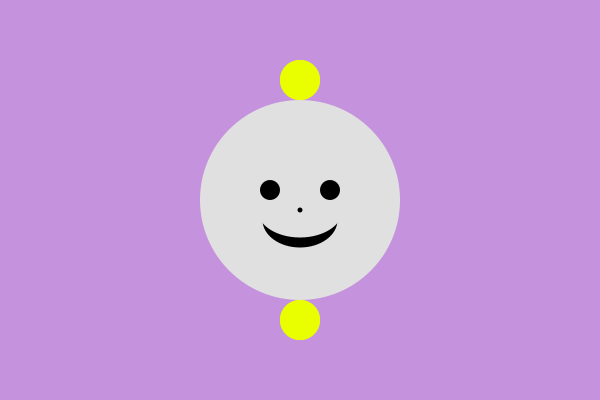
Frame 1 (no input)
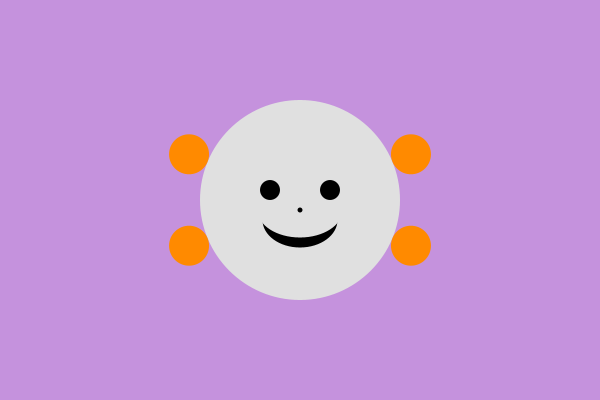
Frame 60 (the mouse pressed at the canvas centre just before this capture)
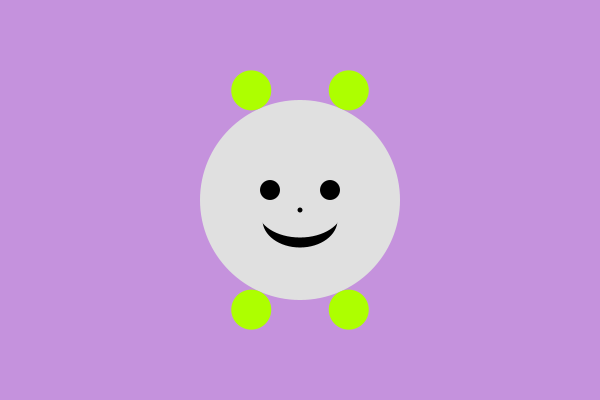
Frame 120 (the mouse held since frame 60 and released just before this capture)

The Processing sketch that drew these frames (run headless with seeded random() and noise(); from frame 60 on, the mouse is pressed at the canvas centre):

// Processing sketch: processing_172200
// ── processing_172200.pde

float counter = 0;

void setup()
{
  size(600, 400);
  colorMode(HSB, 360, 100, 100);
  background(281, 34, 87);
}

void draw()
{
  background(281, 34, 87);

  translate(width/2, height/2);

  //Körper
  fill(281, 0, 88);
  noStroke();
  ellipse(0, 0, 200, 200);

  //Mund
  fill(360, 100, 0);
  noStroke();
  ellipse(0, 20, 75, 55);
  fill(281, 0, 88);
  noStroke();
  ellipse(0, 10, 85, 55);

  //Augen + Nase
  fill(360, 100, 0);
  noStroke();
  ellipse(-30, -10, 20, 20);
  ellipse(30, -10, 20, 20);
  ellipse(0, 10, 5, 5);

  float a = map(sin(counter), 1, -1, 30, 100);
  float counter_Mouse = map(mouseX, 0, width, 0.02, 0.06);

  //Hände + Beine
  pushMatrix();
  translate(sin(counter)*120, cos(counter)*120);   
  fill(a, 100, 100);
  ellipse(0, 0, 40, 40);
  popMatrix();

  pushMatrix();
  translate(-sin(counter)*120, -cos(counter)*120);   
  fill (a, 100, 100);
  ellipse(0, 0, 40, 40);
  popMatrix();

  pushMatrix();
  translate(-sin(counter)*120, -cos(counter)*-120);   
  fill (a, 100, 100);
  ellipse(0, 0, 40, 40);
  popMatrix();

  pushMatrix();
  translate(-sin(counter)*-120, cos(counter)*-120);   
  fill (a, 100, 100);
  ellipse(0, 0, 40, 40);
  popMatrix();

  counter += counter_Mouse;
}
